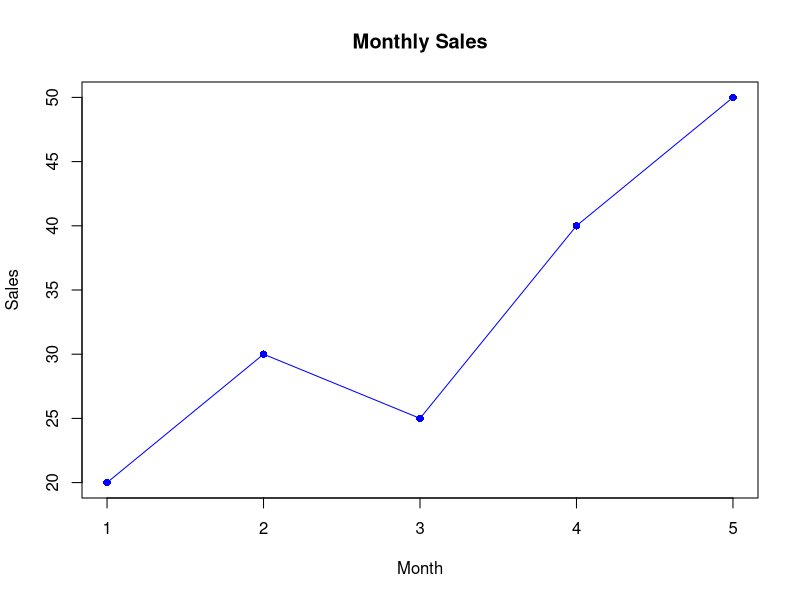

Here is the R script that generated this plot:
month <- c(1, 2, 3, 4, 5)
sales <- c(20, 30, 25, 40, 50)

plot(month, sales,
     type = "o",
     main = "Monthly Sales",
     xlab = "Month",
     ylab = "Sales",
     col = "blue",
     pch = 16)
